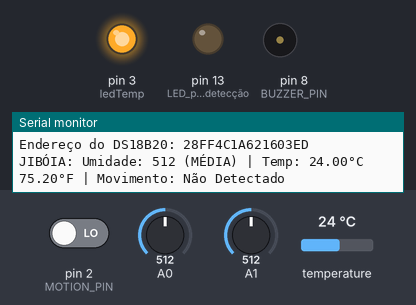
A sketch run on a simulated Arduino Mega 2560, built with avr-gcc and run on an emulated ATmega2560. Shown: output pins drawn as LEDs (lit = HIGH), buzzer (waves = sounding), the last lines printed to the serial monitor. The inputs (shaded band) are chosen by the test bench; at power-on: pin 2 (MOTION_PIN) LOW, temperature 24 °C, A1 = 512, A0 = 512.

Above: at 1.2 s.
1.3 s: pin 2 (MOTION_PIN) driven HIGH
At 2.9 s:
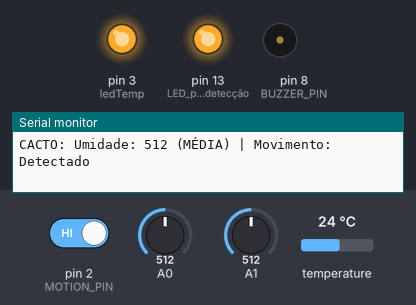
5.5 s: temperature set to 19 °C
9.0 s: temperature set to 17.7 °C
At 9.6 s:
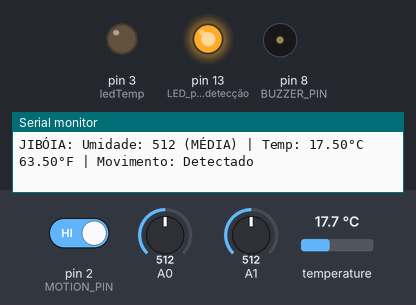
16.6 s: A1 set to 310
20.1 s: A1 set to 285
Timing chart, 0 to 24.6 s (numbered marks = the images above; inputs shaded):
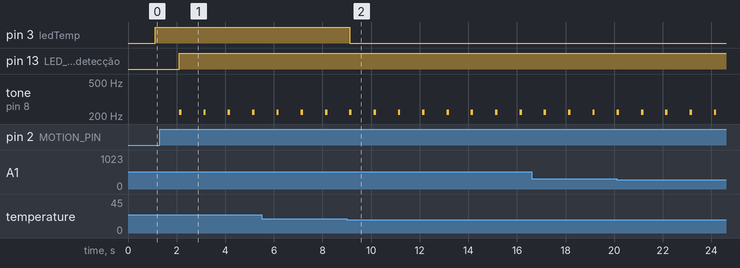

The sketch:

TempUmidAlarme.ino
```cpp
#include <OneWire.h>
#include <DallasTemperature.h>

#define ONE_WIRE_BUS 7      // Pino de dados do DS18B20
#define MOTION_PIN 2        // Pino do sensor de movimento
#define BUZZER_PIN 8        // Pino do buzzer

// Inicializa o barramento OneWire e o sensor de temperatura
OneWire oneWire(ONE_WIRE_BUS);
DallasTemperature tempSensor(&oneWire);

DeviceAddress thermometerAddress; // Armazena o endereço do DS18B20

int ledTemp = 3; // Pino para controle do LED associado à temperatura (opcional)

unsigned long previousMillis = 0;
const unsigned long interval = 1000; // Intervalo de 1 segundo

bool showJiboia = true; // Flag para alternar entre exibir JIBÓIA e CACTO

void setup() {
  Serial.begin(9600);

  // Configura os pinos
  pinMode(ledTemp, OUTPUT);
  pinMode(MOTION_PIN, INPUT);
  pinMode(LED_BUILTIN, OUTPUT);  // LED para indicar detecção de movimento
  pinMode(BUZZER_PIN, OUTPUT);   // Configura o buzzer como saída

  Serial.println("Teste dos sensores:");
  Serial.println("JIBÓIA (Umidade, Temp, Movimento) e CACTO (Umidade)");

  // Inicializa o sensor DS18B20
  tempSensor.begin();
  if (!tempSensor.getAddress(thermometerAddress, 0)) {
    Serial.println("DS18B20 não encontrado.");
  } else {
    Serial.print("Endereço do DS18B20: ");
    printAddress(thermometerAddress);
    Serial.println();
  }

  tempSensor.setResolution(thermometerAddress, 9); // Define a resolução para 9 bits
}

void loop() {
  unsigned long currentMillis = millis();
  if (currentMillis - previousMillis >= interval) {
    previousMillis = currentMillis;

    // Solicita a medição de temperatura
    tempSensor.requestTemperatures();
    float temperature = tempSensor.getTempC(thermometerAddress);

    // Leitura dos sensores de umidade
    int moistureJib = analogRead(A0); // JIBÓIA
    int moistureCact = analogRead(A1); // CACTO

    // Leitura do sensor de movimento
    int motionState = digitalRead(MOTION_PIN);

    // Detecção de presença é feita sempre:
    if (motionState == HIGH) {
      digitalWrite(LED_BUILTIN, HIGH);      // Acende o LED se houver movimento
      tone(BUZZER_PIN, 220, 100);            // Apita 220 Hz por 100 ms
    } else {
      digitalWrite(LED_BUILTIN, LOW);         // Apaga o LED se não houver movimento
      noTone(BUZZER_PIN);                    // Garante que o buzzer esteja desligado
    }

    if (showJiboia) {
      // Linha para JIBÓIA: exibe umidade (A0), temperatura e movimento
      Serial.print("JIBÓIA: Umidade: ");
      Serial.print(moistureJib);
      if (moistureJib < 300) {
        Serial.print(" (ALTA)");
      } else if (moistureJib >= 300 && moistureJib <= 900) {
        Serial.print(" (MÉDIA)");
      } else {
        Serial.print(" (BAIXA)");
      }

      Serial.print(" | Temp: ");
      Serial.print(temperature, 2);
      Serial.print("°C ");
      Serial.print(DallasTemperature::toFahrenheit(temperature), 2);
      Serial.print("°F");

      Serial.print(" | Movimento: ");
      if (motionState == HIGH) {
        Serial.print("Detectado");
      } else {
        Serial.print("Não Detectado");
      }
      Serial.println();
    } else {
      // Linha para CACTO: exibe umidade (A1) com classificação
      Serial.print("CACTO: Umidade: ");
      Serial.print(moistureCact);
      if (moistureCact < 300) {
        Serial.print(" (ALTA)");
      } else if (moistureCact >= 300 && moistureCact <= 900) {
        Serial.print(" (MÉDIA)");
      } else {
        Serial.print(" (BAIXA)");
      }
      Serial.print(" | Movimento: ");
      if (motionState == HIGH) {
        Serial.print("Detectado");
      } else {
        Serial.print("Não Detectado");
      }
      Serial.println();
    }

    // Controle opcional do LED associado à temperatura:
    // Acende se a temperatura for superior a 18°C
    if (temperature > 18) {
      digitalWrite(ledTemp, HIGH);
    } else {
      digitalWrite(ledTemp, LOW);
    }

    // Alterna entre exibir dados da JIBÓIA e do CACTO na próxima iteração
    showJiboia = !showJiboia;
  }
}

// Função para imprimir o endereço do DS18B20
void printAddress(DeviceAddress deviceAddress) {
  for (uint8_t i = 0; i < 8; i++) {
    if (deviceAddress[i] < 16) Serial.print("0");
    Serial.print(deviceAddress[i], HEX);
  }
}
```

regar.cpp
```cpp
#define SENSOR_UMIDADE 34  // Pino analógico do sensor de umidade
#define RELE_BOMBA 26      // Pino digital do relé


#define LIMIAR_UMIDADE 1000

void setup() {
    Serial.begin(115200);
    pinMode(RELE_BOMBA, OUTPUT);
    digitalWrite(RELE_BOMBA, HIGH);  // Desliga a bomba no início
}

void loop() {
    int umidade = analogRead(SENSOR_UMIDADE);
    Serial.print("Umidade do solo: ");
    Serial.println(umidade);

    if (umidade > LIMIAR_UMIDADE) {  // Se o solo estiver seco
        Serial.println("Solo seco! Ligando bomba...");
        digitalWrite(RELE_BOMBA, LOW);  // Ativa o relé (liga a bomba)
    } else {
        Serial.println("Solo úmido! Desligando bomba...");
        digitalWrite(RELE_BOMBA, HIGH); // Desativa o relé (desliga a bomba)
    }

    delay(5000);
}
```

Measured:
- the behaviour switches between 18.5 and 18.4 °C on temperature (found by bisection; images 1 and 2)
- after the input at 1.3 s, pin 13 (LED_para_indicar_detecção): LOW → HIGH after 0.81 s; tone on pin 8 (BUZZER_PIN): alternates 220 Hz for 0.10 s and silent for 0.90 s, starting after 0.81 s
- after the input at 9.0 s, pin 3 (ledTemp): HIGH → LOW after 0.13 s
